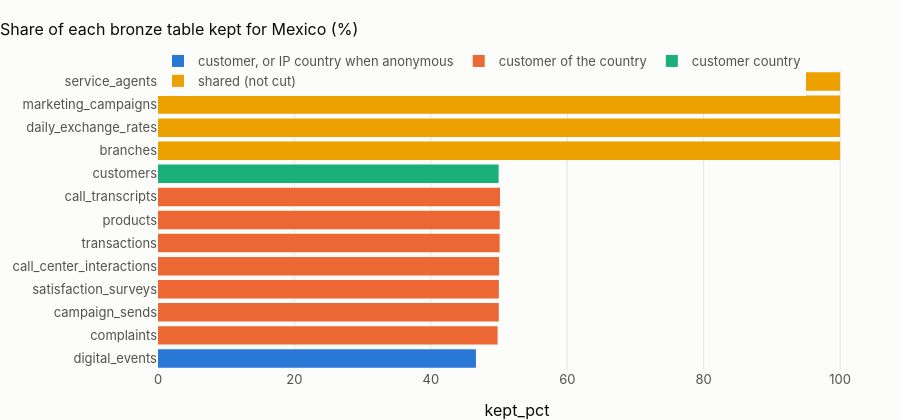

The notebook cell this image was saved under:
### Code cell
fig = px.bar(
    cut[cut.zone == "bronze_raw"].sort_values("kept_pct"),
    x="kept_pct",
    y="table",
    orientation="h",
    color="rule",
    title=f"Share of each bronze table kept for {CTRY.name} (%)",
)
fig.update_layout(height=420, yaxis_title=None, legend_title=None)
fig.show()

### Figure 1 — Plotly figure (JSON) as saved in the notebook; plotly's stock layout.template omitted (floating-point values rounded to 4 significant figures)
{"data": [{"hovertemplate": "rule=customer, or IP country when anonymous<br>kept_pct=%{x}<br>table=%{y}<extra></extra>", "legendgroup": "customer, or IP country when anonymous", "marker": {"color": "#2a78d6", "pattern": {"shape": ""}}, "name": "customer, or IP country when anonymous", "orientation": "h", "showlegend": true, "textposition": "auto", "type": "bar", "x": [46.61], "xaxis": "x", "y": ["digital_events"], "yaxis": "y"}, {"hovertemplate": "rule=customer of the country<br>kept_pct=%{x}<br>table=%{y}<extra></extra>", "legendgroup": "customer of the country", "marker": {"color": "#eb6834", "pattern": {"shape": ""}}, "name": "customer of the country", "orientation": "h", "showlegend": true, "textposition": "auto", "type": "bar", "x": [49.79, 49.96, 49.97, 50.01, 50.09, 50.1, 50.14], "xaxis": "x", "y": ["complaints", "campaign_sends", "satisfaction_surveys", "call_center_interactions", "transactions", "products", "call_transcripts"], "yaxis": "y"}, {"hovertemplate": "rule=customer country<br>kept_pct=%{x}<br>table=%{y}<extra></extra>", "legendgroup": "customer country", "marker": {"color": "#1baf7a", "pattern": {"shape": ""}}, "name": "customer country", "orientation": "h", "showlegend": true, "textposition": "auto", "type": "bar", "x": [49.94], "xaxis": "x", "y": ["customers"], "yaxis": "y"}, {"hovertemplate": "rule=shared (not cut)<br>kept_pct=%{x}<br>table=%{y}<extra></extra>", "legendgroup": "shared (not cut)", "marker": {"color": "#eda100", "pattern": {"shape": ""}}, "name": "shared (not cut)", "orientation": "h", "showlegend": true, "textposition": "auto", "type": "bar", "x": [100.0, 100.0, 100.0, 100.0], "xaxis": "x", "y": ["branches", "daily_exchange_rates", "marketing_campaigns", "service_agents"], "yaxis": "y"}], "layout": {"barmode": "relative", "height": 420, "legend": {"title": {}, "tracegroupgap": 0}, "title": {"text": "Share of each bronze table kept for Mexico (%)"}, "xaxis": {"anchor": "y", "domain": [0.0, 1.0], "title": {"text": "kept_pct"}}, "yaxis": {"anchor": "x", "domain": [0.0, 1.0], "title": {}}}}
